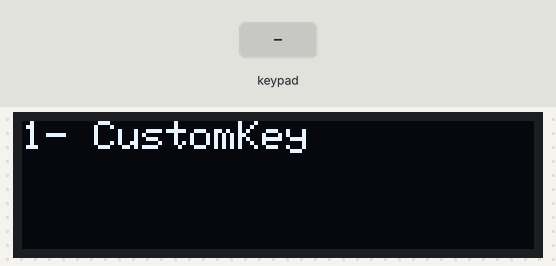
Bench run of a sketch on a simulated Arduino Leonardo, built with avr-gcc and run on an emulated ATmega32U4. On the bench: 128×32 one-colour display. The inputs (shaded band) are chosen by the test bench. The display library's start-up logo is not drawn; USB keyboard and mouse output is not drawn.

Above: at 5.3 s.
5.4 s: keypad keys 1 0 1 6 1 4 A pressed 0.4 s apart
At 8.9 s:
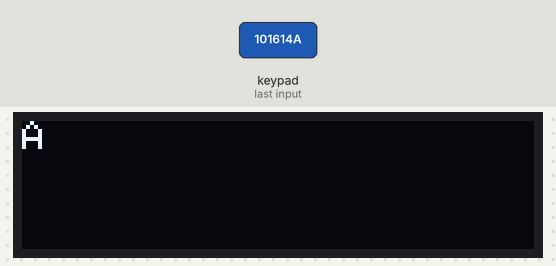
9.7 s: key 'B' pressed
At 10.6 s:
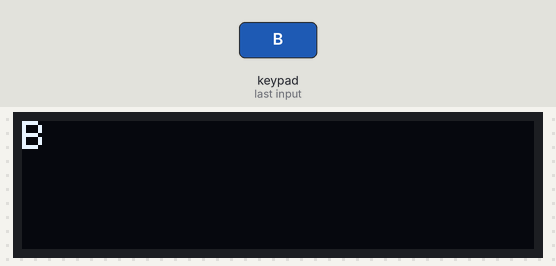
11.3 s: key '0' pressed
At 12.2 s:
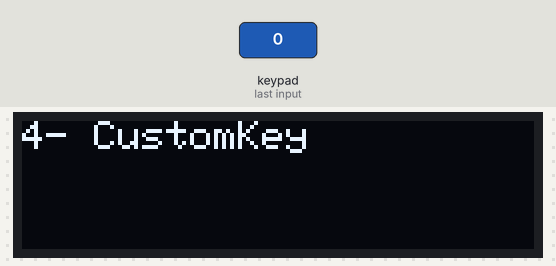
12.8 s: keypad keys 1 0 1 6 1 4 pressed 0.4 s apart
At 15.4 s:
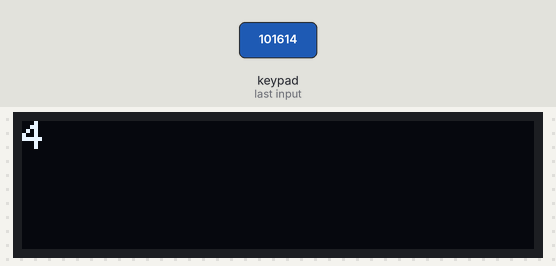
16.7 s: key 'A' pressed
At 18.0 s:
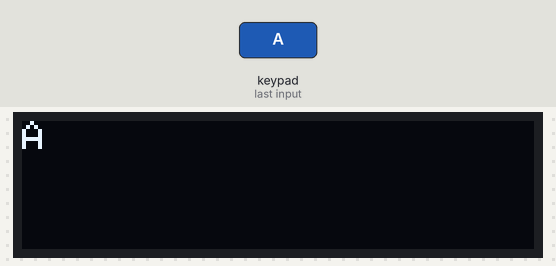
18.3 s: key '1' pressed
At 19.5 s:
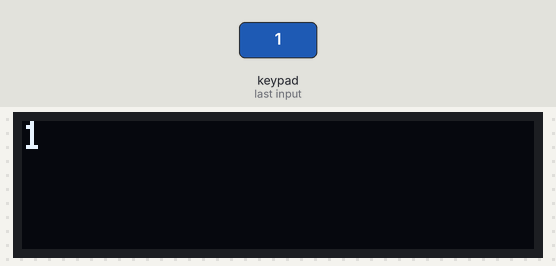
Timing chart, 0 to 20.8 s (numbered marks = the images above; inputs shaded):
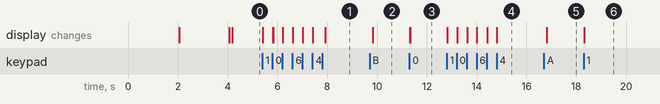

Measured:
- after the input at 5.4 s, the display: first changes at once (image 1 shows a later state)
- after the input at 9.7 s, the display: changes after 0.12 s (image 2)
- after the input at 11.3 s, the display: first changes at once (image 3 shows a later state)
- after the input at 12.8 s, the display: first changes at once (image 4 shows a later state)
- after the input at 16.7 s, the display: changes after 0.12 s (image 5)
- after the input at 18.3 s, the display: changes at once (image 6)

The sketch:

Nutkey.ino
```cpp
#include "Keyboard.h"
#include <SPI.h>
#include <Wire.h>
#include <Adafruit_GFX.h>
#include <Adafruit_SSD1306.h>

#define SCREEN_WIDTH 128     // OLED display width, in pixels
#define SCREEN_HEIGHT 32     // OLED display height, in pixels
#define OLED_RESET -1        // Reset pin # (or -1 if sharing Arduino reset pin)
#define SCREEN_ADDRESS 0x3C  ///< See datasheet for Address; 0x3D for 128x64, 0x3C for 128x32
Adafruit_SSD1306 display(SCREEN_WIDTH, SCREEN_HEIGHT, &Wire, OLED_RESET);

#include <Keypad.h>

#include "GuiManager.h"

const byte ROWS = 4;  //four rows
const byte COLS = 3;  //four columns
//define the cymbols on the buttons of the keypads
char hexaKeys[ROWS][COLS] = {
  { '0', '1', '2' },
  { '3', '4', '5' },
  { '6', '7', '8' },
  { '9', 'A', 'B' }
};
byte rowPins[ROWS] = { A0, A1, A2, A3 };  //connect to the row pinouts of the keypad
byte colPins[COLS] = { 10, 16, 14 };      //connect to the column pinouts of the keypad

//initialize an instance of class NewKeypad
Keypad customKeypad = Keypad(makeKeymap(hexaKeys), rowPins, colPins, ROWS, COLS);
char holdedChar;

GuiManager* gui;

void setup() {
  // SSD1306_SWITCHCAPVCC = generate display voltage from 3.3V internally
  if (!display.begin(SSD1306_SWITCHCAPVCC, SCREEN_ADDRESS)) {
    for (;;)
      ;  // Don't proceed, loop forever
  }
  display.display();
  delay(2000);  // Pause for 2 seconds
    // Clear the buffer
  display.clearDisplay();
  // Draw a single pixel in white
  display.drawPixel(10, 10, SSD1306_WHITE);

  // Show the display buffer on the screen. You MUST call display() after
  // drawing commands to make them visible on screen!
  display.display();
  delay(2000);

  Keyboard.begin();

  display.clearDisplay();
  display.setTextColor(SSD1306_WHITE);
  display.setCursor(0, 0);
  display.println(F("Basladi..."));
  display.display();  // Show initial text
  delay(100);

  gui = new GuiManager(&display);
  customKeypad.addEventListener(keypadEvent);  // Add an event listener for this keypad
}

void loop() {
  char customKey = customKeypad.getKey();
  if (customKey) {
    display.clearDisplay();
    display.setTextColor(SSD1306_WHITE);
    display.setCursor(0, 0);
    display.println(customKey);
    display.display();  // Show initial text
  }

  if (customKey == '0') {
    gui->previousPage();
  }
  if (customKey == '2') {
    gui->nextPage();
  }
  if (customKey == '1') {
    gui->doit();
  }
  if (customKey == '4') {
    Keyboard.press(0x1d);
    delay(10);
    Keyboard.releaseAll();
    Keyboard.press(0x1d);
    delay(10);
    Keyboard.releaseAll();
  }
  if (customKey == '3') {
    Keyboard.press(KEY_HOME);
    delay(100);
    Keyboard.releaseAll();
  }
  if (customKey == '5') {
    Keyboard.press(KEY_END);
    delay(100);
    Keyboard.releaseAll();
  }

  KeyState state = customKeypad.getState();
  if (state == HOLD) {
    if (holdedChar == '9') {
      Keyboard.press(KEY_LEFT_ARROW);
      delay(10);
      Keyboard.releaseAll();
    }
    if (holdedChar == 'A') {
      Keyboard.press(KEY_DOWN_ARROW);
      delay(10);
      Keyboard.releaseAll();
    }
    if (holdedChar == 'B') {
      Keyboard.press(KEY_RIGHT_ARROW);
      delay(10);
      Keyboard.releaseAll();
    }
    if (holdedChar == '7') {
      Keyboard.press(KEY_UP_ARROW);
      delay(10);
      Keyboard.releaseAll();
    }
  }
}

// Taking care of some special events.
void keypadEvent(KeypadEvent key) {
  switch (customKeypad.getState()) {
    case PRESSED:
      // if ((key == KEY_LEFT_ARROW) || (key == KEY_RIGHT_ARROW) || (key == KEY_UP_ARROW) || (key == KEY_DOWN_ARROW) ) {
      //   //digitalWrite(ledPin, !digitalRead(ledPin));
      //   //ledPin_state = digitalRead(ledPin);  // Remember LED state, lit or unlit.
      //   Keyboard.write('a');
      // }
      if (key == '9') {
        Keyboard.press(KEY_LEFT_ARROW);
        delay(100);
        Keyboard.releaseAll();
      }
      if (key == 'A') {
        Keyboard.press(KEY_DOWN_ARROW);
        delay(100);
        Keyboard.releaseAll();
      }
      if (key == 'B') {
        Keyboard.press(KEY_RIGHT_ARROW);
        delay(100);
        Keyboard.releaseAll();
      }
      if (key == '7') {
        Keyboard.press(KEY_UP_ARROW);
        delay(100);
        Keyboard.releaseAll();
      }
      break;

    case RELEASED:
      // if (key == '*') {
      //   //digitalWrite(ledPin, ledPin_state);  // Restore LED state from before it started blinking.
      //   //blink = false;
      // }

      break;

    case HOLD:
      // if ((key == KEY_LEFT_ARROW) || (key == KEY_RIGHT_ARROW) || (key == KEY_UP_ARROW) || (key == KEY_DOWN_ARROW)) {
      //   Keyboard.write('b');
      // }
      // Keyboard.write('d');
      holdedChar = key;
      break;
  }
}
```

GuiManager.cpp
```cpp
#include "GuiManager.h"


GuiManager::GuiManager(Adafruit_SSD1306* tdisplay) {
  m_maxPage = 5;
  m_page = 1;
  display = tdisplay;
  this->draw();
}

void GuiManager::nextPage() {
  m_page++;
  if (m_page > m_maxPage)
    m_page = 0;
  this->draw();
}

void GuiManager::previousPage() {
  m_page--;
  if (m_page <= 0)
    m_page = m_maxPage;
  this->draw();
}

void GuiManager::draw() {
  display->clearDisplay();
  display->setTextColor(SSD1306_WHITE);
  display->setCursor(0, 0);
  display->print(m_page);
  display->println("- CustomKey");
  display->display();  // Show initial text
}

void GuiManager::doit() {
  Keyboard.print(m_page);
  Keyboard.println("-Deneme");
}
```

GuiManager.h
```cpp
#ifndef GUIMANAGER_H
#define GUIMANAGER_H

#include <Adafruit_SSD1306.h>
#include "Keyboard.h"

class GuiManager {
private:
  int m_page;
  int m_maxPage;
  Adafruit_SSD1306* display;
public:
  GuiManager(Adafruit_SSD1306* tdisplay);

  void nextPage();
  void previousPage();
  void draw();
  void doit();
};

#endif
```
